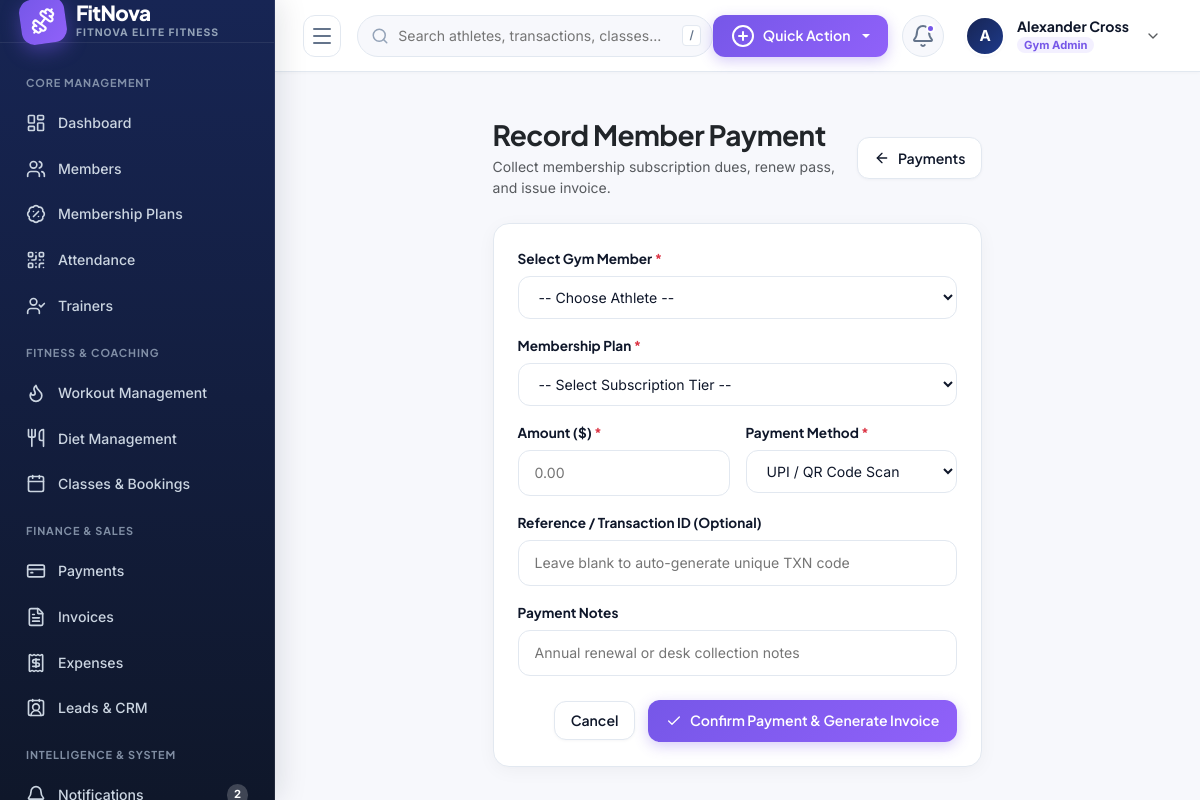
The app's page /payments/add/ (signed in) with its own data.
### apps/accounts/models.py (models this page shows, shortened)
class GymOrganization(models.Model):
    name = models.CharField(max_length=200)
    slug = models.SlugField(max_length=220, unique=True)
    logo = models.ImageField(upload_to='organizations/logos/', null=True, blank=True)
    email = models.EmailField()
    phone = models.CharField(max_length=20)
    website = models.URLField(blank=True, default='')
    tax_id = models.CharField(max_length=50, blank=True, default='', verbose_name='Tax/GST ID')
    currency = models.CharField(max_length=10, default='$')
    is_active = models.BooleanField(default=True)
    created_at = models.DateTimeField(auto_now_add=True)
    updated_at = models.DateTimeField(auto_now=True)
    class Meta:
        verbose_name = 'Gym Organization'
        verbose_name_plural = 'Gym Organizations'
        ordering = ['name']

class User(AbstractUser):
    class Role(models.TextChoices):
        SUPER_ADMIN = 'SUPER_ADMIN', _('Super Admin')
        GYM_ADMIN = 'GYM_ADMIN', _('Gym Admin')
        STAFF = 'STAFF', _('Receptionist / Staff')
        TRAINER = 'TRAINER', _('Trainer')
        MEMBER = 'MEMBER', _('Gym Member')
    class Gender(models.TextChoices):
        MALE = 'MALE', _('Male')
        FEMALE = 'FEMALE', _('Female')
        OTHER = 'OTHER', _('Other')
    role = models.CharField(
        max_length=20,
        choices=Role.choices,
        default=Role.MEMBER,
        db_index=True
    )
    organization = models.ForeignKey(
        GymOrganization,
        on_delete=models.CASCADE,
        null=True,
        blank=True,
        related_name='users'
    )
    branch = models.ForeignKey(
        GymBranch,
        on_delete=models.SET_NULL,
        null=True,
        blank=True,
        related_name='branch_users'
    )
    phone = models.CharField(max_length=20, blank=True, default='')
    profile_picture = models.ImageField(upload_to='profiles/', null=True, blank=True)
    gender = models.CharField(max_length=10, choices=Gender.choices, default=Gender.MALE)
    date_of_birth = models.DateField(null=True, blank=True)
    address = models.TextField(blank=True, default='')
    is_verified = models.BooleanField(default=True)
    class Meta:
        ordering = ['-date_joined']
        indexes = [
            models.Index(fields=['organization', 'role']),
            models.Index(fields=['email']),
        ]
    @property
    def is_super_admin(self):
        return self.role == self.Role.SUPER_ADMIN or self.is_superuser
    @property
    def is_member(self):
        return self.role == self.Role.MEMBER

### apps/payments/views.py (the view, shortened to what this page needs)
# urls.py: path('add/', views.payment_create, name='payment_create'),
@login_required
@staff_or_admin
def payment_create(request):
    org = request.user.organization
    members = Member.objects.all()
    plans = MembershipPlan.objects.filter(is_active=True)
    if not request.user.is_super_admin:
        members = members.filter(organization=org)
        plans = plans.filter(organization=org)
    preselected_member = request.GET.get('member')
    return render(request, 'payments/payment_form.html', {
        'members': members,
        'plans': plans,
        'preselected_member': preselected_member
    })

### apps/accounts/context_processors.py (called while the page is built)
def global_fitnova_context(request):
    if not request.user.is_authenticated:
        return {}
    unread_count = 0
    recent_notifications = []
    try:
        notifications_qs = request.user.notifications.all()
        unread_count = notifications_qs.filter(is_read=False).count()
        recent_notifications = notifications_qs[:5]
    except Exception:
        pass
    return {
        'unread_notifications_count': unread_count,
        'recent_notifications': recent_notifications,
        'current_org': getattr(request.user, 'organization', None),
        'current_branch': getattr(request.user, 'branch', None),
    }

### apps/accounts/permissions.py (called while the page is built)
def role_required(*allowed_roles):
    def decorator(view_func):
        @wraps(view_func)
        def _wrapped_view(request, *args, **kwargs):
            if not request.user.is_authenticated:
                return redirect('accounts:login')
            if request.user.is_superuser or request.user.role in allowed_roles:
                return view_func(request, *args, **kwargs)
            messages.error(request, "You do not have permission to access that section.")
            return redirect('dashboard:index')
        return _wrapped_view
    return decorator

### apps/members/models.py (called while the page is built)
    @property
    def full_name(self):
        return self.user.get_full_name() or self.user.username

    @property
    def phone(self):
        return self.user.phone

### templates/payments/payment_form.html (shortened to what this page needs)
{% extends 'base.html' %}
{% block content %}
<div class="row justify-content-center">
  <div class="col-lg-7">
    <div class="d-flex align-items-center justify-content-between mb-4">
      <div>
        <h3 class="fw-bold text-dark mb-1">Record Member Payment</h3>
        <p class="text-muted small mb-0">Collect membership subscription dues, renew pass, and issue invoice.</p>
      </div>
      <a href="{% url 'payments:payment_list' %}" class="btn btn-fn-outline">
        <i data-lucide="arrow-left" style="width: 16px;"></i>
        <span>Payments</span>
      </a>
    </div>
    <div class="fn-card">
      <form method="POST">
        <div class="mb-3">
          <label class="fn-form-label">Select Gym Member <span class="text-danger">*</span></label>
          <select name="member_id" class="fn-select" required>
            <option value="">-- Choose Athlete --</option>
          </select>
        </div>
        <div class="mb-3">
          <label class="fn-form-label">Membership Plan <span class="text-danger">*</span></label>
          <select name="plan_id" id="planSelect" class="fn-select" required onchange="setAmount(this)">
            <option value="">-- Select Subscription Tier --</option>
          </select>
        </div>
        <div class="row g-3 mb-3">
          <div class="col-md-6">
            <label class="fn-form-label">Amount ({{ current_org.currency|default:'$' }}) <span class="text-danger">*</span></label>
            <input type="number" step="0.01" name="amount" id="paymentAmountInput" class="fn-input" required placeholder="0.00">
          </div>
          <div class="col-md-6">
            <label class="fn-form-label">Payment Method <span class="text-danger">*</span></label>
            <select name="payment_method" class="fn-select" required>
              <option value="UPI">UPI / QR Code Scan</option>
            </select>
          </div>
        </div>
        <div class="mb-3">
          <label class="fn-form-label">Reference / Transaction ID (Optional)</label>
          <input type="text" name="transaction_id" class="fn-input" placeholder="Leave blank to auto-generate unique TXN code">
        </div>
        <div class="mb-4">
          <label class="fn-form-label">Payment Notes</label>
          <input type="text" name="notes" class="fn-input" placeholder="Annual renewal or desk collection notes">
        </div>
        <div class="text-end">
          <a href="{% url 'payments:payment_list' %}" class="btn btn-fn-outline me-2">Cancel</a>
          <button type="submit" class="btn btn-fn-accent">
            <i data-lucide="check" style="width: 16px;"></i>
            <span>Confirm Payment & Generate Invoice</span>
          </button>
        </div>
      </form>
    </div>
  </div>
</div>
{% endblock %}

### templates/base.html (shortened to what this page needs)
{% load static %}
<!DOCTYPE html>
<html lang="en">
<head>
  <link href="https://cdn.jsdelivr.net/npm/bootstrap@5.3.3/dist/css/bootstrap.min.css" rel="stylesheet">
  <link rel="stylesheet" href="{% static 'css/fitnova.css' %}">
</head>
<body>
<div class="fn-app-wrapper">
  <aside class="fn-sidebar">
    <a href="{% url 'dashboard:index' %}" class="fn-sidebar-brand">
      <div class="fn-brand-logo-icon">
        <i data-lucide="dumbbell"></i>
      </div>
      <div class="fn-brand-text">
        <span class="fn-brand-title">FitNova</span>
        <span class="fn-brand-badge">{{ current_org.name|default:"GYM SAAS" }}</span>
      </div>
    </a>
    <div class="fn-sidebar-nav">
      <div class="fn-nav-header-title">Core Management</div>
      <a href="{% url 'dashboard:index' %}" class="fn-nav-link {% if request.resolver_match.app_name == 'dashboard' and request.resolver_match.url_name == 'index' %}active{% endif %}">
        <i data-lucide="layout-dashboard"></i>
        <span class="fn-nav-text">Dashboard</span>
      </a>
      {% if not user.is_member %}
      <a href="{% url 'members:member_list' %}" class="fn-nav-link {% if request.resolver_match.app_name == 'members' %}active{% endif %}">
        <i data-lucide="users"></i>
        <span class="fn-nav-text">Members</span>
      </a>
      {% endif %}
      {% if not user.is_member %}
      <a href="{% url 'memberships:plan_list' %}" class="fn-nav-link {% if request.resolver_match.app_name == 'memberships' %}active{% endif %}">
        <i data-lucide="badge-percent"></i>
        <span class="fn-nav-text">Membership Plans</span>
      </a>
      {% endif %}
      <a href="{% url 'attendance:attendance_list' %}" class="fn-nav-link {% if request.resolver_match.app_name == 'attendance' %}active{% endif %}">
        <i data-lucide="qr-code"></i>
        <span class="fn-nav-text">Attendance</span>
      </a>
      {% if not user.is_member %}
      <a href="{% url 'trainers:trainer_list' %}" class="fn-nav-link {% if request.resolver_match.app_name == 'trainers' %}active{% endif %}">
        <i data-lucide="user-check"></i>
        <span class="fn-nav-text">Trainers</span>
      </a>
      {% endif %}
      <div class="fn-nav-header-title">Fitness & Coaching</div>
      <a href="{% url 'fitness:workout_list' %}" class="fn-nav-link {% if request.resolver_match.app_name == 'fitness' and 'workout' in request.path %}active{% endif %}">
        <i data-lucide="flame"></i>
        <span class="fn-nav-text">Workout Management</span>
      </a>
      <a href="{% url 'fitness:diet_list' %}" class="fn-nav-link {% if request.resolver_match.app_name == 'fitness' and 'diet' in request.path %}active{% endif %}">
        <i data-lucide="utensils"></i>
        <span class="fn-nav-text">Diet Management</span>
      </a>
      <a href="{% url 'classes:class_list' %}" class="fn-nav-link {% if request.resolver_match.app_name == 'classes' %}active{% endif %}">
        <i data-lucide="calendar"></i>
        <span class="fn-nav-text">Classes & Bookings</span>
      </a>
      {% if not user.is_member %}
      <div class="fn-nav-header-title">Finance & Sales</div>
      <a href="{% url 'payments:payment_list' %}" class="fn-nav-link {% if request.resolver_match.app_name == 'payments' and request.resolver_match.url_name == 'payment_list' %}active{% endif %}">
        <i data-lucide="credit-card"></i>
        <span class="fn-nav-text">Payments</span>
      </a>
      <a href="{% url 'payments:invoice_list' %}" class="fn-nav-link {% if request.resolver_match.app_name == 'payments' and 'invoice' in request.path %}active{% endif %}">
        <i data-lucide="file-text"></i>
        <span class="fn-nav-text">Invoices</span>
      </a>
      <a href="{% url 'payments:expense_list' %}" class="fn-nav-link {% if request.resolver_match.app_name == 'payments' and 'expense' in request.path %}active{% endif %}">
        <i data-lucide="receipt"></i>
        <span class="fn-nav-text">Expenses</span>
      </a>
      <a href="{% url 'crm:lead_list' %}" class="fn-nav-link {% if request.resolver_match.app_name == 'crm' %}active{% endif %}">
        <i data-lucide="contact-round"></i>
        <span class="fn-nav-text">Leads & CRM</span>
      </a>
      {% endif %}
      <div class="fn-nav-header-title">Intelligence & System</div>
      <a href="{% url 'notifications:list' %}" class="fn-nav-link {% if request.resolver_match.app_name == 'notifications' %}active{% endif %}">
        <i data-lucide="bell"></i>
        <span class="fn-nav-text">Notifications</span>
        {% if unread_notifications_count > 0 %}
        <span class="fn-nav-badge">{{ unread_notifications_count }}</span>
        {% endif %}
      </a>
    </div>
  </aside>
  <main class="fn-main-content">
    <header class="fn-topbar">
      <div class="fn-topbar-left">
        <button type="button" class="fn-sidebar-toggle-btn" id="fnSidebarToggle" title="Toggle Navigation">
          <i data-lucide="menu"></i>
        </button>
        <form action="{% url 'dashboard:search' %}" method="GET" class="fn-global-search">
          <input type="text" name="q" id="fnGlobalSearchInput" placeholder="Search athletes, transactions, classes..." value="{{ request.GET.q }}">
          <span class="fn-search-badge">/</span>
        </form>
      </div>
      <div class="fn-topbar-right">
        {% if not user.is_member %}
        <div class="dropdown">
          <button class="btn-fn-accent dropdown-toggle" type="button" data-bs-toggle="dropdown" aria-expanded="false">
            <i data-lucide="plus-circle"></i>
            <span>Quick Action</span>
          </button>
        </div>
        {% endif %}
        <div class="dropdown">
          <a href="#" class="fn-icon-btn {% if unread_notifications_count > 0 %}has-unread{% endif %}" data-bs-toggle="dropdown" aria-expanded="false" title="Notification Center">
            <i data-lucide="bell"></i>
            {% if unread_notifications_count > 0 %}
            <span class="fn-badge-dot"></span>
            {% endif %}
          </a>
        </div>
        <div class="dropdown">
          <div class="fn-user-dropdown" data-bs-toggle="dropdown" aria-expanded="false">
            <div class="fn-avatar">
              {% if user.profile_picture %}
              <img src="{{ user.profile_picture.url }}" alt="{{ user.first_name }}">
              {% else %}
              {{ user.first_name|default:user.username|make_list|first|upper }}
              {% endif %}
            </div>
            <div class="fn-user-meta d-none d-md-flex">
              <span class="fn-user-name">{{ user.get_full_name|default:user.username }}</span>
              <span class="fn-user-role-badge">{{ user.get_role_display }}</span>
            </div>
            <i data-lucide="chevron-down" class="text-muted ms-1" style="width: 16px;"></i>
          </div>
        </div>
      </div>
    </header>
    <div class="container-fluid px-4 pt-3">
    </div>
    <div class="fn-page-container fn-animate-in">
      {% block content %}{% endblock %}
    </div>
  </main>
</div>
</body>
</html>

### records on screen
GymOrganization: name "FITNOVA ELITE FITNESS", currency "$"
User: first_name|make_list "A", get_full_name "Alexander Cross", role "Gym Admin"

### other values on screen
{{ unread_notifications_count }} "2"
